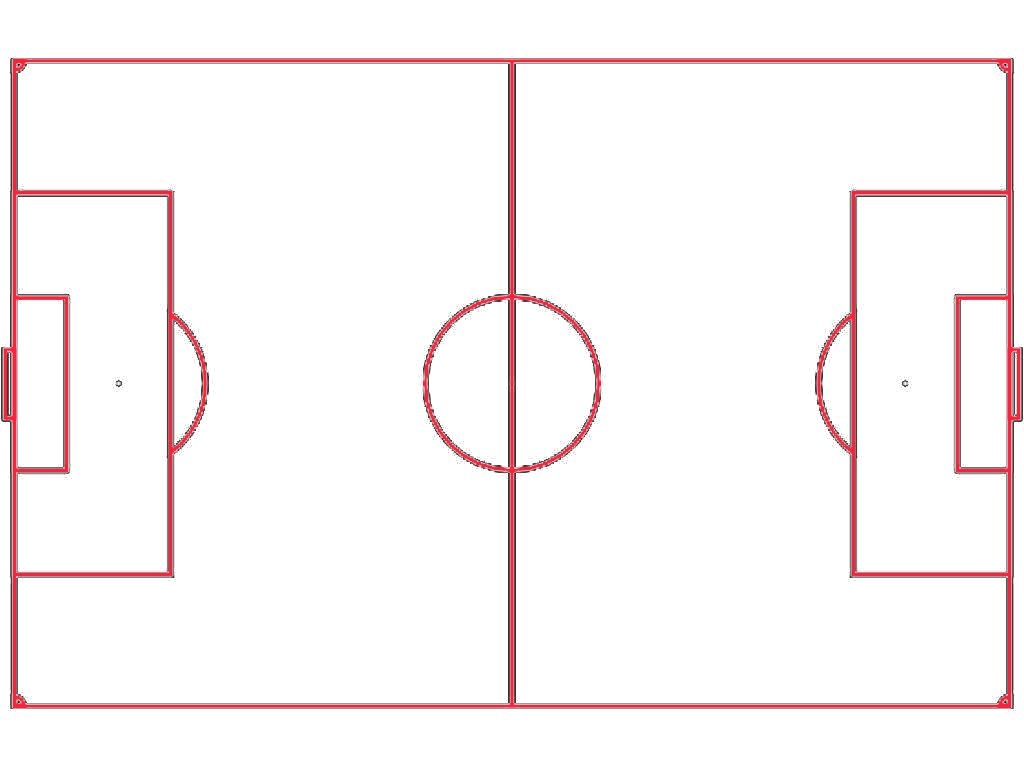
#> input picture IntegratedCode/field.jpg, 1024 x 768 px
$ python touch.py field.jpg
#> lines starting #> are read from the running program, lines starting #| are printed output that depends on the picture; after the words box and inside, x2 and y2 are one past the last pixel; in counts of white or black regions, pixels touching at a corner belong together
import sys
import cv2 as cv
import numpy as np

class RectangleDrawer:
    def __init__(self):
        self.rectangle_corners = []
        self.clicked = 0
        self.last_four_coords = []
        self.line_color = (142,10,234) # color is in the form of BGR

    def get_mouse_click(self, event, x, y, flags, param):
        if event == cv.EVENT_LBUTTONDOWN:
            self.rectangle_corners.append((x, y))
            self.clicked += 1
            temp_src = self.src.copy()
            if self.clicked == 2:
                cv.line(temp_src, self.rectangle_corners[0], self.rectangle_corners[1], self.line_color, 5)
            elif self.clicked == 3:
                cv.line(temp_src, self.rectangle_corners[1], self.rectangle_corners[2], self.line_color, 5)
            elif self.clicked == 4:
                cv.line(temp_src, self.rectangle_corners[2], self.rectangle_corners[3], self.line_color, 5)
                cv.line(temp_src, self.rectangle_corners[3], self.rectangle_corners[0], self.line_color, 5)
                self.last_four_coords.append(self.rectangle_corners[-4:])
                self.rectangle_corners = []
                self.clicked = 0

            self.src = temp_src
            cv.imshow('Source', self.src)

    def drawlines(self,src):

        points  = self.rectangle_corners
        for i in range(1,len(points)):
            cv.line(src, points[i-1], self.rectangle_corners[i], self.line_color, 5)
            if((i+1)%4==0):
                cv.line(src, points[i-3], self.rectangle_corners[i], self.line_color, 5)

        return src


    def process_image(self, image_path):

#> called with image_path = 'field.jpg'
        if(isinstance(image_path,str)):
            self.src = cv.imread(image_path)
#> self.src is the input picture: shape (768, 1024, 3); mean B, G, R 245.5, 244.9, 250.6
        else:
            self.src = image_path # detects actual image object

        if self.src is None:
            print('Error opening image!')
            return

        cv.namedWindow('Source')
        cv.setMouseCallback('Source', self.get_mouse_click)
        while True:
            hsv = cv.cvtColor(self.src, cv.COLOR_BGR2HSV)
#> hsv: shape (768, 1024, 3); mean H, S, V 18.6, 7.6, 250.8
            gray = cv.cvtColor(self.src, cv.COLOR_BGR2GRAY)
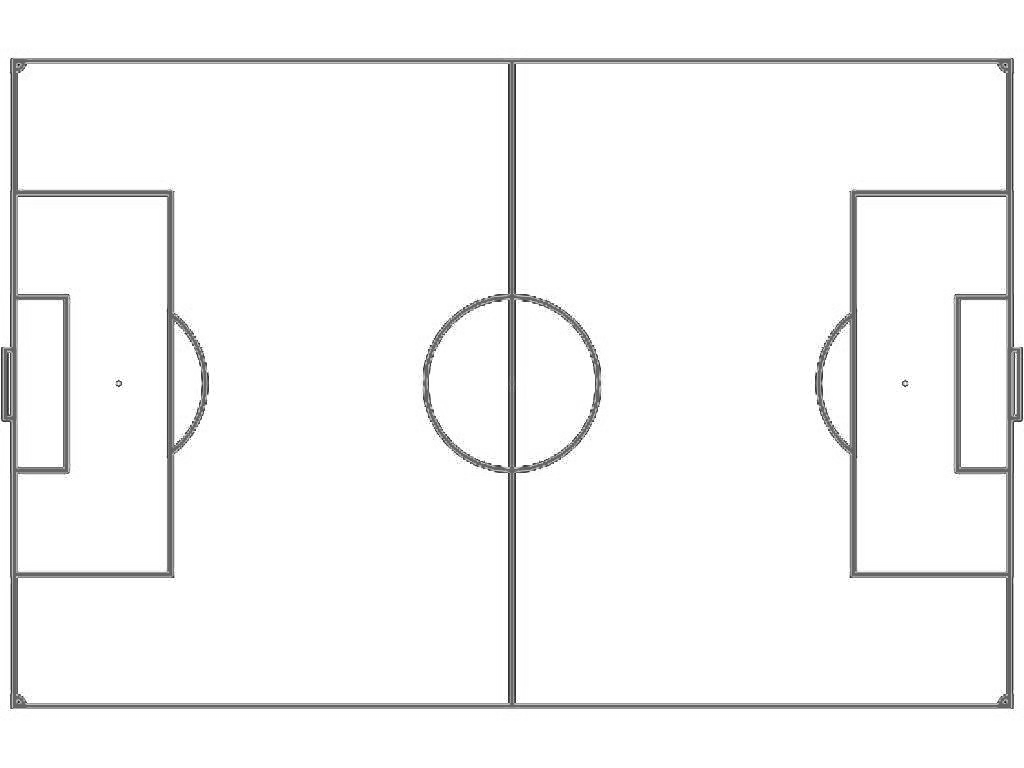
#> gray: shape (768, 1024); min 7, max 255, mean 246.7

            lower_white = np.array([0, 0, 100])
            upper_white = np.array([180, 100, 255])

            mask = cv.inRange(hsv, lower_white, upper_white)
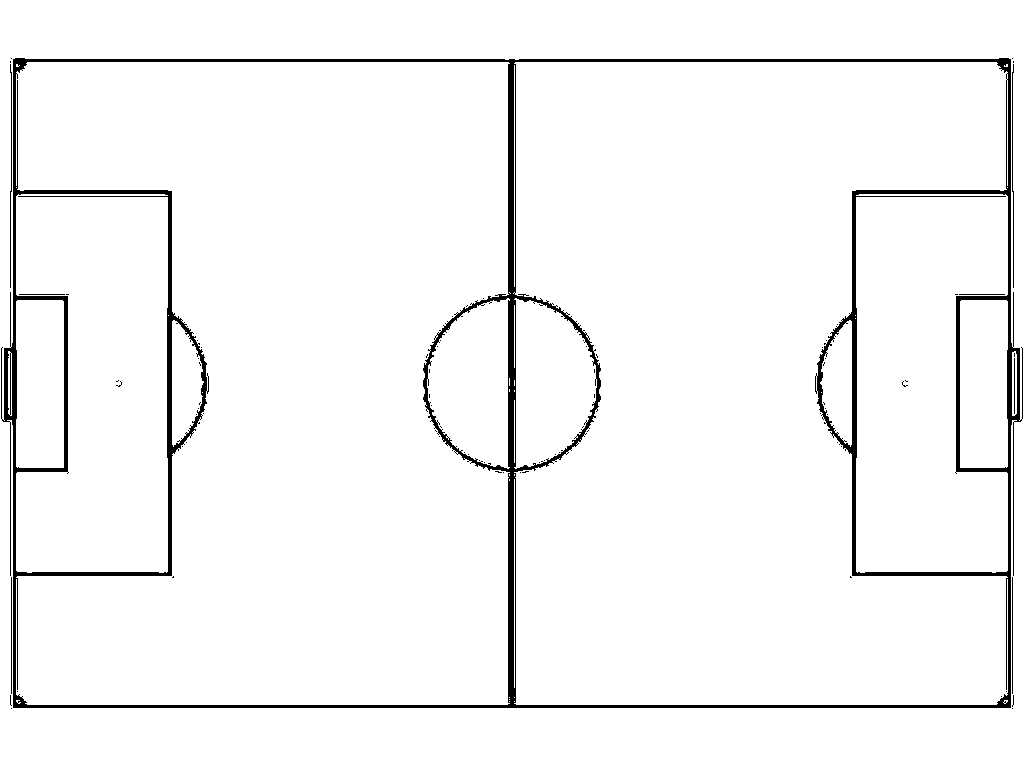
#> mask: shape (768, 1024); 96.2% white; 80 black regions (72 under 20 px), largest, box (x1, y1, x2, y2) and area: (1, 58, 1023, 708) 28641, (10, 64, 12, 288) 226, (1012, 64, 1014, 288) 226

            res = cv.bitwise_and(self.src, self.src, mask= mask)
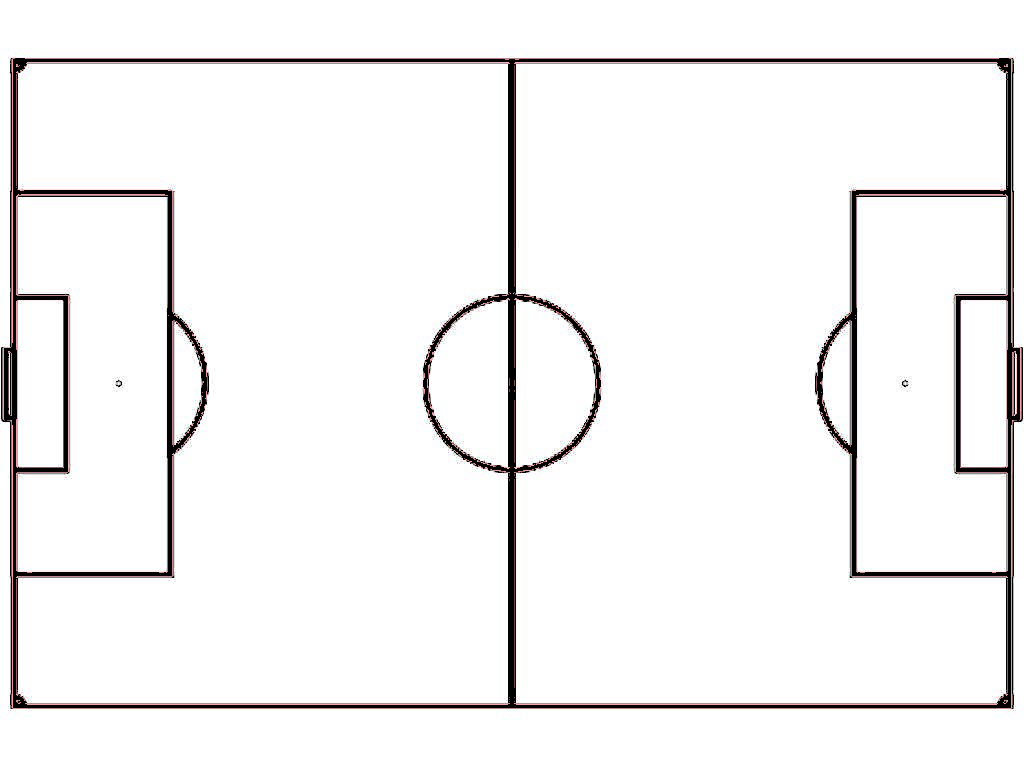
#> res: shape (768, 1024, 3); mean B, G, R 242.5, 242.4, 243.3

            cv.imshow("Source", self.src)

            key = cv.waitKey(30)
#> (key Esc is pressed here)
            if key == 27:
                break

        cv.destroyAllWindows()
        return self.last_four_coords

def main(image_path):
    rd = RectangleDrawer()
    return rd.process_image(image_path),rd


if __name__ == "__main__":
    if len(sys.argv) < 2:
        print('Usage: python module_name.py [image_path]')
        sys.exit(1)
    main(sys.argv[1])
